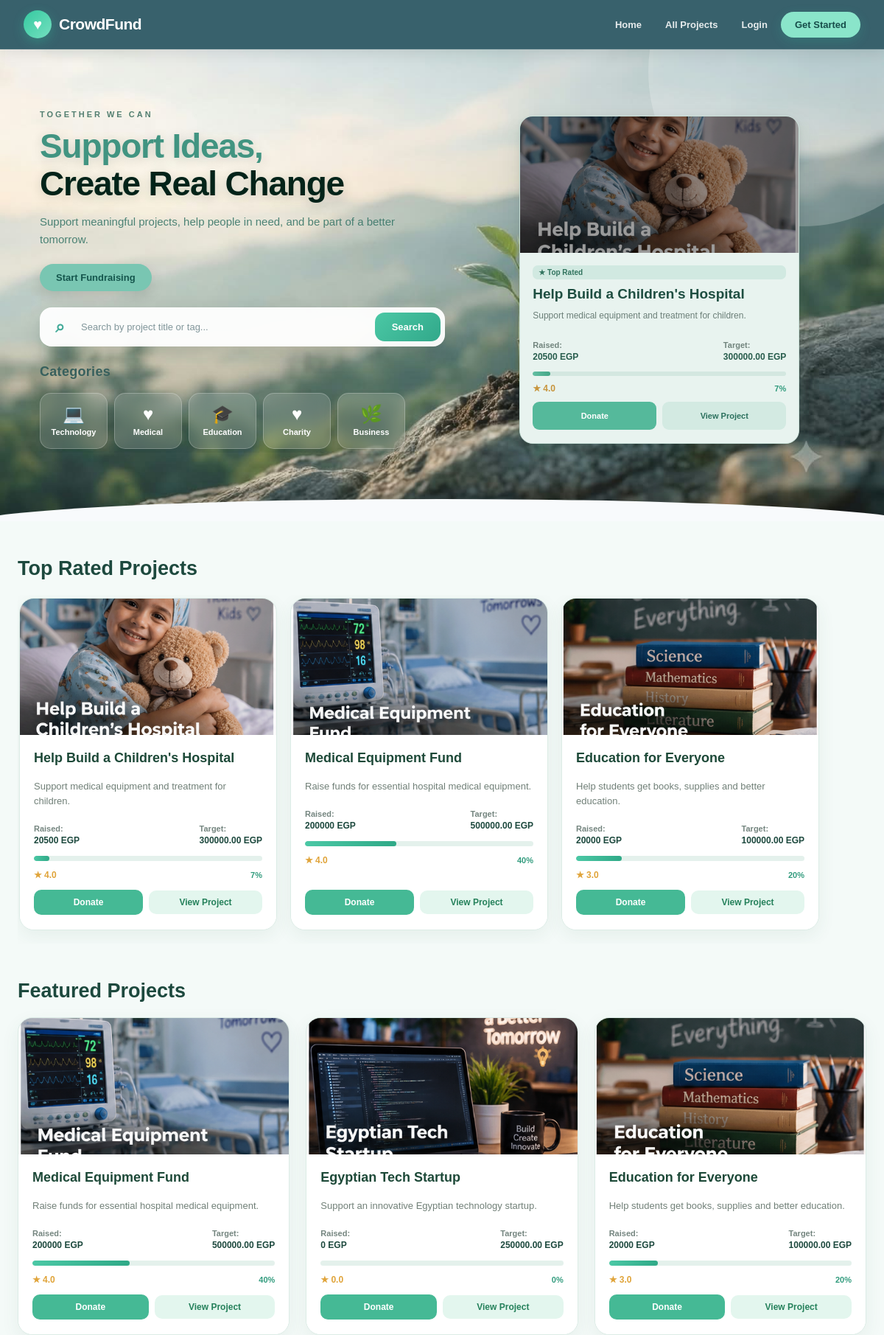
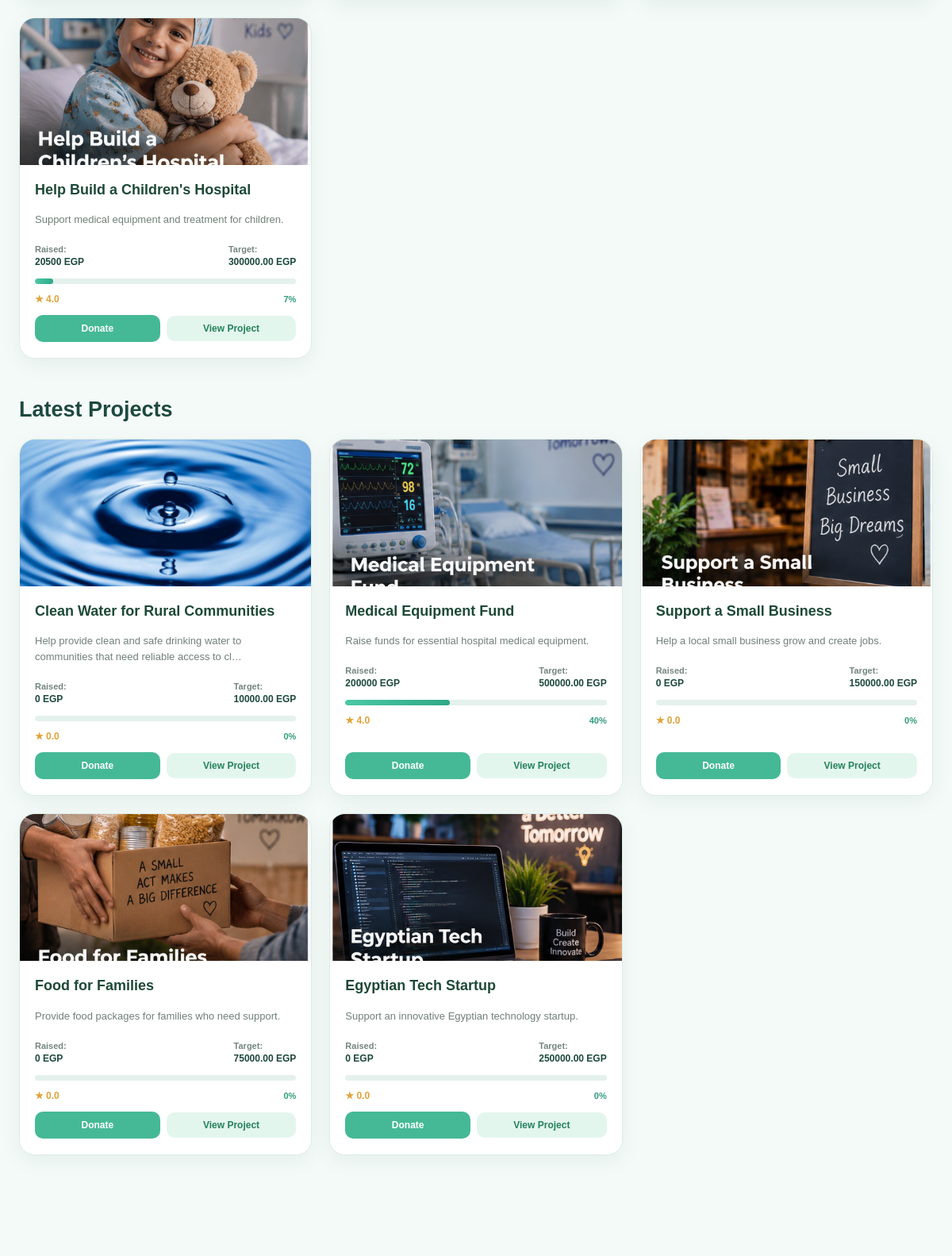
The page / (upper part) on the database its author committed (2 pictures, top to bottom).
### projects/models.py (models this page shows, shortened)
class Category(models.Model):
    name = models.CharField(max_length=100)

class ProjectImage(models.Model):
    project = models.ForeignKey(
        Project,
        on_delete=models.CASCADE,
        related_name="images"
    )
    image = models.ImageField(
        upload_to="projects/"
    )

class Project(models.Model):
    creator = models.ForeignKey(
        settings.AUTH_USER_MODEL,
        on_delete=models.CASCADE,
        related_name="projects"
    )
    title = models.CharField(max_length=200)
    details = models.TextField()
    category = models.ForeignKey(
        Category,
        on_delete=models.PROTECT,
        related_name="projects"
    )
    target = models.DecimalField(
        max_digits=12,
        decimal_places=2
    )
    tags = models.ManyToManyField(
        Tag,
        related_name="projects",
        blank=True
    )
    start_time = models.DateTimeField()
    end_time = models.DateTimeField()
    created_at = models.DateTimeField(auto_now_add=True)
    is_cancelled = models.BooleanField(default=False)
    featured = models.BooleanField(default=False)

### core/views.py (the view, shortened to what this page needs)
# urls.py: path('', views.home, name='home'),
def home(request):
    now = timezone.now()
    categories = Category.objects.all()
    latest_projects = Project.objects.filter(
    is_cancelled=False
       ).annotate(
    avg_rating=Avg('ratings__value')
       ).order_by('-created_at')[:5]
    featured_projects = Project.objects.filter(
    featured=True,
    is_cancelled=False
       ).annotate(
    avg_rating=Avg('ratings__value')
        ).order_by('-created_at')[:5]
    top_projects = (
        Project.objects
        .filter(
            start_time__lte=now,
            end_time__gte=now,
            is_cancelled=False,
            ratings__isnull=False
        )
        .annotate(avg_rating=Avg('ratings__value'))
        .order_by('-avg_rating')[:5]
    )
    latest_projects = add_donation_progress(latest_projects)
    featured_projects = add_donation_progress(featured_projects)
    top_projects = add_donation_progress(top_projects)
    query = request.GET.get('q', '').strip()
    search_results = Project.objects.none()
    return render(request, 'core/home.html', {
        'categories': categories,
        'latest_projects': latest_projects,
        'featured_projects': featured_projects,
        'top_projects': top_projects,
        'query': query,
        'search_results': search_results,
    })

### core/views.py (called while the page is built)
def add_donation_progress(projects):
    for project in projects:
        total = project.donations.aggregate(
            total=Sum('amount')
        )['total'] or 0
        project.total_donations = total
        if project.target:
            project.progress = min(
                float(total) / float(project.target) * 100,
                100
            )
        else:
            project.progress = 0
    return projects

### core/templates/core/home.html (shortened to what this page needs)
{% extends 'base.html' %}
{% load static %}
{% block extra_css %}
<link rel="stylesheet" href="{% static 'css/cards.css' %}">
{% endblock %}
{% block content %}
<section class="hero">
    <div class="hero-content">
        <div class="hero-text">
            <span class="hero-label">
                TOGETHER WE CAN
            </span>
            <h1>
                Support Ideas,
                <span>Create Real Change</span>
            </h1>
            <p>
                Support meaningful projects, help people in need,
                and be part of a better tomorrow.
            </p>
            {% if user.is_authenticated %}
            <a href="{% url 'project_create' %}" class="hero-btn">
                Start a Project
            </a>
            {% else %}
            <a href="{% url 'register' %}" class="hero-btn">
                Start Fundraising
            </a>
            {% endif %}
            <form method="GET" class="search-box">
                <span class="search-icon">
                    ⌕
                </span>
                <input type="text" name="q" value="{{ query }}" placeholder="Search by project title or tag...">
                <button type="submit">
                    Search
                </button>
            </form>
            <h2 class="categories-title">Categories</h2>
            <div class="categories-scroll">
                {% for category in categories %}
                <a class="category-pill" href="{% url 'category_detail' category.id %}">
                    <span class="category-icon">
                        {% if forloop.counter == 1 %}
                        💻
                        {% elif forloop.counter == 2 %}
                        ♥
                        {% elif forloop.counter == 3 %}
                        🎓
                        {% elif forloop.counter == 4 %}
                        ♥
                        {% elif forloop.counter == 5 %}
                        🌿
                        {% elif forloop.counter == 6 %}
                        💧
                        {% else %}
                        ✦
                        {% endif %}
                    </span>
                    <span>
                        {{ category.name }}
                    </span>
                </a>
                {% endfor %}
            </div>
        </div>
        <div class="hero-project project-card">
            {% with hero_project=top_projects|first %}
            {% if hero_project %}
            {% with first_image=hero_project.images.first %}
            {% if first_image %}
            <img class="project-image" src="{{ first_image.image.url }}" alt="{{ hero_project.title }}">
            {% else %}
            <div class="no-image">
                Top Rated
            </div>
            {% endif %}
            {% endwith %}
            <div class="project-content">
                <span class="featured-badge">
                    ★ Top Rated
                </span>
                <h3>
                    {{ hero_project.title }}
                </h3>
                <p>
                    {{ hero_project.details|truncatechars:90 }}
                </p>
                <div class="donation-info">
                    <span>
                        Raised:
                        <strong>
                            {{ hero_project.total_donations }} EGP
                        </strong>
                    </span>
                    <span>
                        Target:
                        <strong>
                            {{ hero_project.target }} EGP
                        </strong>
                    </span>
                </div>
                <div class="progress-bar">
                    <div class="progress-fill" style="width: {{ hero_project.progress }}%;">
                    </div>
                </div>
                <div class="card-bottom">
                    <span class="rating">
                        ★ {{ hero_project.avg_rating|default:0|floatformat:1 }}
                    </span>
                    <span class="progress-percent">
                        {{ hero_project.progress|floatformat:0 }}%
                    </span>
                </div>
                <div class="card-buttons">
                    <a class="donate-btn" href="{% url 'donate' hero_project.pk %}">
                        Donate
                    </a>
                    <a class="view-btn" href="{% url 'project_detail' hero_project.pk %}">
                        View Project
                    </a>
                </div>
            </div>
            {% endif %}
            {% endwith %}
        </div>
    </div>
</section>
<div class="home-container">
    <h2 class="section-title">
        Top Rated Projects
    </h2>
    <div class="project-slider">
        {% for project in top_projects %}
        <div class="project-card">
            {% with first_image=project.images.first %}
            {% if first_image %}
            <img class="project-image" src="{{ first_image.image.url }}" alt="{{ project.title }}">
            {% else %}
            <div class="no-image">
                CrowdFunding
            </div>
            {% endif %}
            {% endwith %}
            <div class="project-content">
                <h3>{{ project.title }}</h3>
                <p>{{ project.details|truncatechars:90 }}</p>
                <div class="donation-info">
                    <span>
                        Raised:
                        <strong>{{ project.total_donations }} EGP</strong>
                    </span>
                    <span>
                        Target:
                        <strong>{{ project.target }} EGP</strong>
                    </span>
                </div>
                <div class="progress-bar">
                    <div class="progress-fill" style="width: {{ project.progress }}%;"></div>
                </div>
                <div class="card-bottom">
                    <span class="rating">
                        ★ {{ project.avg_rating|default:0|floatformat:1 }}
                    </span>
                    <span class="progress-percent">
                        {{ project.progress|floatformat:0 }}%
                    </span>
                </div>
                <div class="card-buttons">
                    <a class="donate-btn" href="{% url 'donate' project.pk %}">
                        Donate
                    </a>
                    <a class="view-btn" href="{% url 'project_detail' project.pk %}">
                        View Project
                    </a>
                </div>
            </div>
        </div>
        {% empty %}
        <p>
            No running projects.
        </p>
        {% endfor %}
    </div>
    <h2 class="section-title">
        Featured Projects
    </h2>
    <div class="project-grid">
        {% for project in featured_projects %}
        <div class="project-card">
            {% with first_image=project.images.first %}
            {% if first_image %}
            <img class="project-image" src="{{ first_image.image.url }}" alt="{{ project.title }}">
            {% else %}
            <div class="no-image">Featured</div>
            {% endif %}
            {% endwith %}
            <div class="project-content">
                <h3>{{ project.title }}</h3>
                <p>{{ project.details|truncatechars:90 }}</p>
                <div class="donation-info">
                    <span>
                        Raised:
                        <strong>{{ project.total_donations }} EGP</strong>
                    </span>
                    <span>
                        Target:
                        <strong>{{ project.target }} EGP</strong>
                    </span>
                </div>
                <div class="progress-bar">
                    <div class="progress-fill" style="width: {{ project.progress }}%;">
                    </div>
                </div>
                <div class="card-bottom">
                    <span class="rating">
                        ★ {{ project.avg_rating|default:0|floatformat:1 }}
                    </span>
                    <span class="progress-percent">
                        {{ project.progress|floatformat:0 }}%
                    </span>
                </div>
                <div class="card-buttons">
                    <a class="donate-btn" href="{% url 'donate' project.pk %}">
                        Donate
                    </a>
                    <a class="view-btn" href="{% url 'project_detail' project.pk %}">
                        View Project
                    </a>
                </div>
            </div>
        </div>
        {% empty %}
        <p>No featured projects.</p>
        {% endfor %}
    </div>
    <h2 class="section-title">
        Latest Projects
    </h2>
    <div class="project-grid">
        {% for project in latest_projects %}
        <div class="project-card">
            {% with first_image=project.images.first %}
            {% if first_image %}
            <img class="project-image" src="{{ first_image.image.url }}" alt="{{ project.title }}">
            {% else %}
            <div class="no-image">Latest Project</div>
            {% endif %}
            {% endwith %}
            <div class="project-content">
                <h3>{{ project.title }}</h3>
                <p>{{ project.details|truncatechars:90 }}</p>
                <div class="donation-info">
                    <span>
                        Raised:
                        <strong>{{ project.total_donations }} EGP</strong>
                    </span>
                    <span>
                        Target:
                        <strong>{{ project.target }} EGP</strong>
                    </span>
                </div>
                <div class="progress-bar">
                    <div class="progress-fill" style="width: {{ project.progress }}%;">
                    </div>
                </div>
                <div class="card-bottom">
                    <span class="rating">
                        ★ {{ project.avg_rating|default:0|floatformat:1 }}
                    </span>
                    <span class="progress-percent">
                        {{ project.progress|floatformat:0 }}%
                    </span>
                </div>
                <div class="card-buttons">
                    <a class="donate-btn" href="{% url 'donate' project.pk %}">
                        Donate
                    </a>
                    <a class="view-btn" href="{% url 'project_detail' project.pk %}">
                        View Project
                    </a>
                </div>
            </div>
        </div>
        {% empty %}
        <p>No latest projects.</p>
        {% endfor %}
    </div>
</div>
{% endblock %}

### static/css/cards.css (style rules this page uses)
.project-card { overflow: hidden; background: #fff; border: 1px solid #dcece6; border-radius: 20px; box-shadow: 0 8px 24px rgba(39, 93, 75, .07); transition: transform .25s ease, box-shadow .25s ease; display: flex; flex-direction: column; }
.project-image { width: 100%; height: 185px; display: block; object-fit: cover; background: #dff3e9; transition: transform .35s ease; }
.project-content { padding: 19px 19px 20px; background: #fff; flex: 1; display: flex; flex-direction: column; }
.project-content h3 { margin: 0 0 9px; color: #1d4938; font-size: 18px; line-height: 1.35; font-weight: 800; }
.project-content p { margin: 7px 0; color: #718078; font-size: 13px; line-height: 1.55; }
.donation-info { display: flex; justify-content: space-between; align-items: center; margin: 14px 0 8px; color: #74857f; font-size: 11px; font-weight: 600; }
.donation-info strong { display: block; margin-top: 3px; color: #1d493e; font-size: 12px; font-weight: 800; }
.progress-bar { width: 100%; height: 7px; margin: 6px 0 12px; overflow: hidden; background: #e4f1ec; border-radius: 20px; }
.progress-fill { height: 100%; min-width: 0; border-radius: 20px; background: linear-gradient(90deg, #4bc8a5, #2fa987); transition: width .4s ease; }
.card-bottom { display: flex; align-items: center; justify-content: space-between; margin-bottom: 13px; }
.card-bottom .rating { margin: 0; color: #e0a43a !important; font-size: 12px; }
.progress-percent { color: #319b7d; font-size: 11px; font-weight: 800; }
.card-buttons { display: flex; gap: 8px; align-items: center; margin-top: auto; }
.card-buttons .donate-btn { flex: 1; display: inline-flex; align-items: center; justify-content: center; padding: 10px 12px; border-radius: 10px; background: #45b995; color: white; text-decoration: none; font-size: 12px; font-weight: 800; transition: .22s ease; }
.view-btn { display: inline-flex; align-items: center; justify-content: center; flex: 1; margin-top: 0; padding: 9px 15px; border-radius: 10px; background: #e3f6ee; color: #25815b; text-decoration: none; font-size: 12px; font-weight: 800; transition: .22s ease; }

### templates/base.html (style rules this page uses)
* { box-sizing: border-box; margin: 0; padding: 0; }
html { scroll-behavior: smooth; }
body { font-family: Arial, Helvetica, sans-serif; background: #f8fafc; color: #1f2937; min-height: 100vh; }
input, textarea, select { width: 100%; padding: 12px 13px; border: 1px solid #d1d5db; border-radius: 10px; background: white; color: #111827; font-family: inherit; font-size: 15px; outline: none; transition: 0.2s; }
button, .btn { display: inline-block; border: none; border-radius: 10px; padding: 12px 18px; background: #16a34a; color: white; font-size: 14px; font-weight: 800; cursor: pointer; text-decoration: none; transition: 0.2s; }

### rows shown on the page
Category: name "Technology"
Category: name "Medical"
Category: name "Education"
Category: name "Charity"
Category: name "Business"
ProjectImage: image (picture)
Project: title "Help Build a Children's Hospital", details "Support medical equipment and treatment for children.", total_donations "20500", target "300000.00", avg_rating "4.0", progress "7", images.first.image (picture)
Project: images.first.image (picture), title "Medical Equipment Fund", details "Raise funds for essential hospital medical equipment.", total_donations "200000", target "500000.00", avg_rating "4.0", progress "40"
Project: images.first.image (picture), title "Education for Everyone", details "Help students get books, supplies and better education.", total_donations "20000", target "100000.00", avg_rating "3.0", progress "20"
Project: images.first.image (picture), title "Egyptian Tech Startup", details "Support an innovative Egyptian technology startup.", total_donations "0", target "250000.00", avg_rating "0.0", progress "0"
Project: images.first.image (picture), title "Clean Water for Rural Communities", details "Help provide clean and safe drinking water to communities that need reliable access to cl…", total_donations "0", target "10000.00", avg_rating "0.0", progress "0"
Project: images.first.image (picture), title "Support a Small Business", details "Help a local small business grow and create jobs.", total_donations "0", target "150000.00", avg_rating "0.0", progress "0"
Project: images.first.image (picture), title "Food for Families", details "Provide food packages for families who need support.", total_donations "0", target "75000.00", avg_rating "0.0", progress "0"
